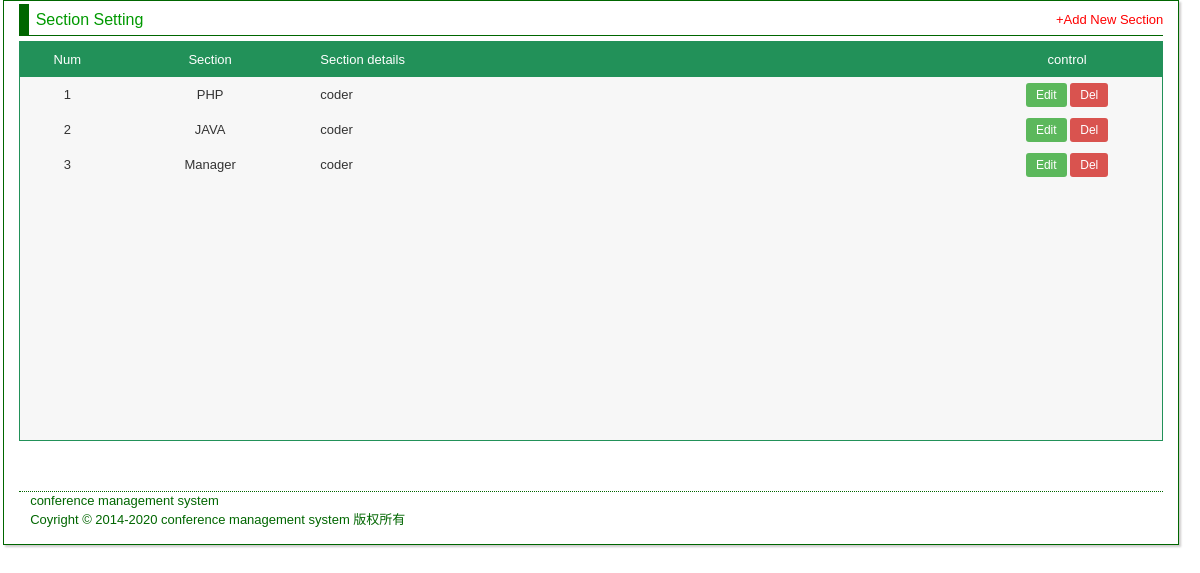
Page /section.php (signed in) on the committed database.
### tables this page shows
CREATE TABLE `section` (
  `id` int(11) NOT NULL,
  `section` varchar(300) NOT NULL COMMENT '部门名称',
  `sectionDetails` varchar(7000) DEFAULT NULL
);

### section.php (the view, shortened to what this page needs)
<!DOCTYPE html>
<html lang="en">
<head>
  <link rel="stylesheet" href="bootstrap-3.3.5-dist/css/bootstrap.css">
  <link href="css/main.css" rel="stylesheet" type="text/css" />
  <link href="css/common.css" rel="stylesheet" type="text/css" />
  <link rel="stylesheet" href="css/list.css">
</head>
<?php
include_once 'config/config.php';
$sql = "SELECT * FROM section ";
$re = $db -> query($sql);
?>
<body>
<div id="listBox" >
  <div id="title">
    <ul>
      <li><span><a href="#">Section Setting</a></span></li>
      <a style="color: red" class=" glyphicon-plus pull-right newSection" data-toggle="modal" data-target="#Modal">Add New Section</a>
    </ul>
    </div>
  <div id="content">
    <div class="container-fluid listBg contentHig">
      <div class="row title">
        <div class="col-xs-1 text-center num">Num</div>
        <div class="col-xs-2 text-center section">Section</div>
        <div class="col-xs-7"><span class="details">Section details</span></div>
        <div class="col-xs-2 text-center control">control</div>
      </div>
      <?php
      $i = 1;
      while ($info = $re -> fetch()) {
      ?>
      <div class="row listItem">
        <div class="col-xs-1 text-center"><?php echo $i; ?></div>
        <div class="col-xs-2 text-center"><?php echo $info['section']; ?></div>
        <div class="col-xs-7 "><?php echo $info['sectionDetails']; ?></div>
        <div class="col-xs-2 text-center">
          <a class="btn-sm btn-success edit" data-toggle="modal" data-target="#Modal-<?php echo $i; ?>" >Edit</a>
          <a class="btn-sm btn-danger del" href="section.php?del=1&id=<?php echo $info['id'] ?>" >Del</a>
        </div>
      </div>
      <?php
      $i++;
      }
      ?>
  </div>
  </div>
  <div id="contact">
    <ul>
        <li> conference management system</li>
        <li>  Coyright © 2014-2020 conference management system 版权所有</li>
    </ul>
</div>
</div>
</body>
</html>

### css/main.css (style rules this page uses)
#listBox { width: 98%; height: auto; padding: 3px; margin-left: 3px; border: 1px solid#006600; -moz-box-shadow: 2px 2px 2px rgba(195, 193, 193, 0.84); box-shadow: 2px 2px 2px rgba(195, 193, 193, 0.84); }
#title { line-height: 32px; height: 32px; width: 98%; margin: 0 auto; border-bottom: 1px solid#006600; border-left: 10px solid #006600; }
#title li { float: left; margin: 0 7px; }
#listBox #title ul li a { font-size: 16px; }
#title li span a { color: #009900; }
#content { width: 98%; height: 440px; padding: 0px; clear: both; float: none; margin: 5px auto; }
#contact { width: 98%; height: 40px; border-top: 1px dotted #006600; color: #006600; clear: both; float: none; margin-top: 10px; margin-right: auto; margin-bottom: 10px; margin-left: auto; }
#contact ul { padding-left: 1%; }

### css/common.css (style rules this page uses)
*,body { font-family: Arial,Menlo,monospace,"Courier New", Courier; font-size: 13px; margin: 0; padding: 0; }
ul,dl,dd,dt { list-style-type: none; margin: 0px; padding: 0px; }
a { text-decoration: none; cursor: pointer; }

### css/list.css (style rules this page uses)
.listBg { background-color: #f7f7f7; border: #229159 solid 1px; }
.contentHig { height: 400px; }
.title { line-height: 35px; font-size: 20px; background-color: #229159; color: white; }
.listItem { line-height: 35px; }

### rows in the picture
section: section "PHP", sectionDetails "coder"
section: section "JAVA", sectionDetails "coder"
section: section "Manager", sectionDetails "coder"
